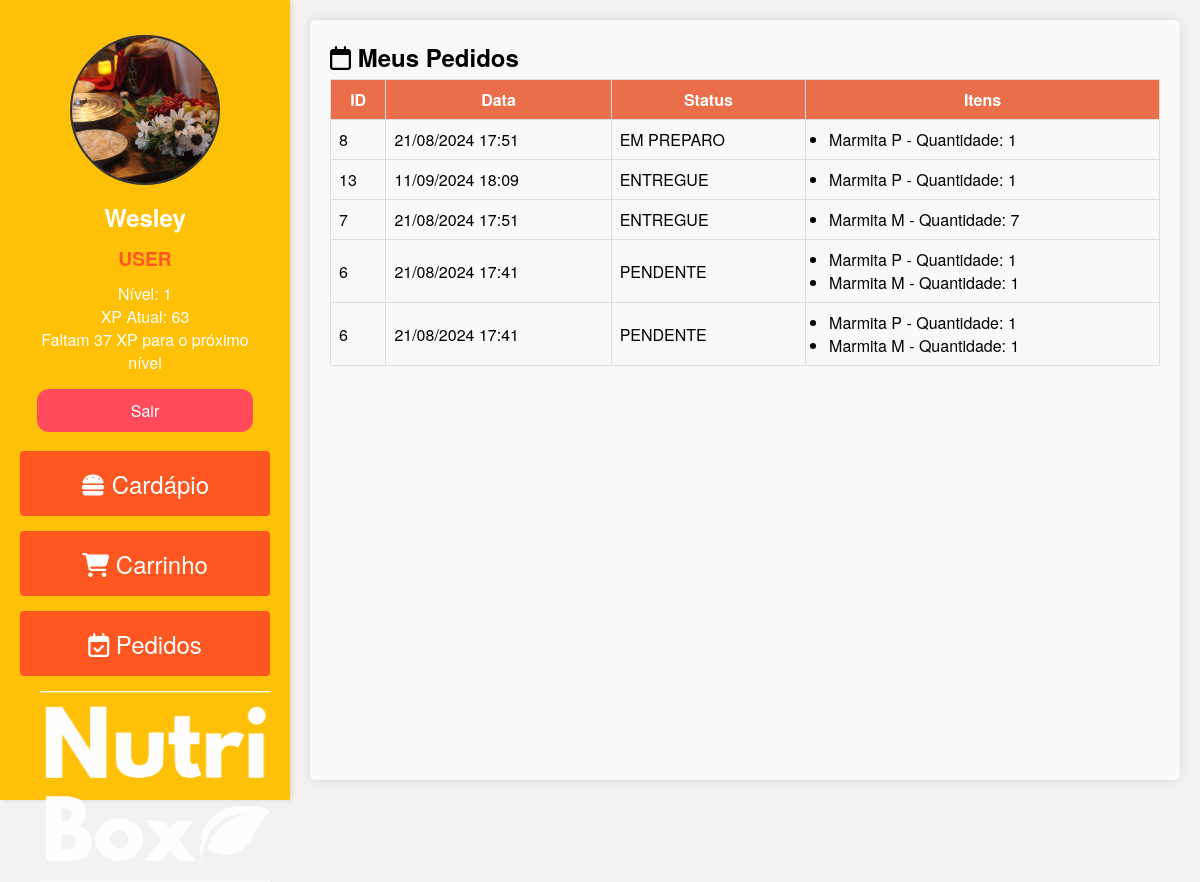
The page /pedidos (signed in) on the database as committed earlier.
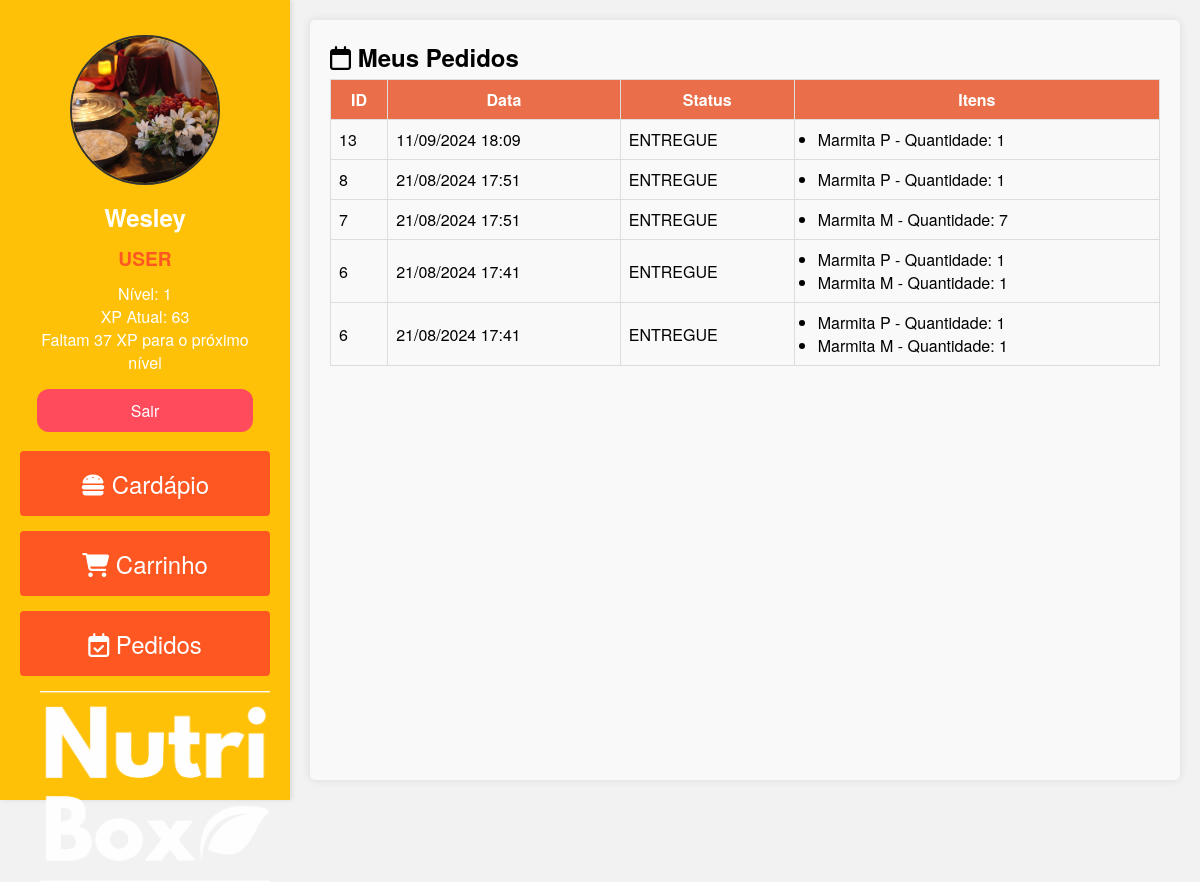
The same page on the database as committed later.
### tables this page shows
CREATE TABLE `tb_pedido_itens` (
  `id` int(11) NOT NULL,
  `pedido_id` int(11) NOT NULL,
  `produto_id` int(11) NOT NULL,
  `quantidade` int(11) NOT NULL,
  `preco` decimal(10,2) NOT NULL
);

CREATE TABLE `tb_pedidos` (
  `id` int(11) NOT NULL,
  `usuario_id` int(11) NOT NULL,
  `status` varchar(50) NOT NULL,
  `data_criacao` datetime NOT NULL,
  `valor_total` decimal(10,2) NOT NULL
);

CREATE TABLE `tb_produtos` (
  `id` int(11) NOT NULL,
  `descricao` text NOT NULL,
  `preco` int(11) NOT NULL,
  `nome` varchar(255) NOT NULL,
  `imagem` varchar(255) NOT NULL
);

### classes/Pedido.php (called while the page is built, shortened)
<?php
class Pedido {
    public static function obterPedidosUsuario() {
        try {
            $pdo = MySql::conectar();
            $sql = $pdo->prepare("SELECT p.*, pi.produto_id, pi.quantidade, pi.preco, m.nome
                                  FROM `tb_pedidos` p
                                  JOIN `tb_pedido_itens` pi ON p.id = pi.pedido_id
                                  JOIN `tb_produtos` m ON pi.produto_id = m.id
                                  WHERE p.`usuario_id` = ?
                                  ORDER BY p.`status` ASC, p.`data_criacao` DESC");
            $sql->execute(array($_SESSION['user_id']));
            return $sql->fetchAll(PDO::FETCH_ASSOC);
        } catch (PDOException $e) {
            error_log("Erro ao obter pedidos do usuário: " . $e->getMessage());
            return [];
        }
    }
    public static function obterItensPedidos() {
        try {
            $pdo = MySql::conectar();
            $sql = $pdo->prepare("SELECT pi.pedido_id, m.nome, pi.quantidade FROM `tb_pedido_itens` pi JOIN `tb_produtos` m ON pi.produto_id = m.id");
            $sql->execute();
            return $sql->fetchAll(PDO::FETCH_ASSOC);
        } catch (PDOException $e) {
            error_log("Erro ao obter itens dos pedidos: " . $e->getMessage());
            return [];
        }
    }
}

### pages/pedidos.php (the view)
<?php
if ($_SESSION['cargo'] === 'ADMIN' || $_SESSION['cargo'] === 'COZINHEIRO') {
    if ($_SERVER['REQUEST_METHOD'] == 'POST' && isset($_POST['pedido_id']) && isset($_POST['novo_status'])) {
        $pedido_id = $_POST['pedido_id'];
        $novo_status = $_POST['novo_status'];
        Pedido::atualizarStatusPedido($pedido_id, $novo_status);
        header('Location: pedidos');
        exit();
    }
    if ($_SERVER['REQUEST_METHOD'] == 'POST' && isset($_POST['excluir_pedido_id'])) {
        $excluir_pedido_id = $_POST['excluir_pedido_id'];
        Pedido::excluirPedido($excluir_pedido_id);
        header('Location: pedidos');
        exit();
    }
    $statusFiltro = isset($_GET['status']) && $_GET['status'] !== '' ? $_GET['status'] : null;
    $pedidos = Pedido::obterTodosPedidos($statusFiltro);
    ?>
    <div class="pedidos-container">
        <h2 style="text-align: center"><i class="fa-regular fa-calendar"></i> Pedidos a fazer</h2>
        <?php if (count($pedidos) > 0): ?>
            <form method="get" class="filter-form">
                <label for="status">Filtrar por status:</label>
                <select name="status" id="status">
                    <option value="">Todos</option>
                    <option value="PENDENTE" <?php echo isset($_GET['status']) && $_GET['status'] == 'PENDENTE' ? 'selected' : ''; ?>>Pendente</option>
                    <option value="EM PREPARO" <?php echo isset($_GET['status']) && $_GET['status'] == 'EM PREPARO' ? 'selected' : ''; ?>>Em Preparo</option>
                    <option value="ENTREGUE" <?php echo isset($_GET['status']) && $_GET['status'] == 'ENTREGUE' ? 'selected' : ''; ?>>Entregue</option>
                </select>
                <button type="submit">Filtrar</button>
            </form>
            <table class="pedidos-table">
                <thead>
                    <tr>
                        <th>ID</th>
                        <th>Usuário</th>
                        <th>Nível</th>
                        <th>Status</th>
                        <th>Itens</th>
                        <th>Data de Criação</th>
                        <th>Atualizar Status</th>
                        <th>Endereço</th>
                        <th>Valor Total</th>
                    </tr>
                </thead>
                <tbody>
                    <?php foreach ($pedidos as $pedido): ?>
                        <tr>
                            <td><?php echo $pedido['id']; ?></td>
                            <td><?php echo $pedido['usuario_nome']; ?></td>
                            <td><?php echo $pedido['usuario_nivel']; ?></td>
                            <td><?php echo $pedido['status']; ?></td>
                            <td>
                                <ul>
                                    <?php
                                    $itens = Pedido::obterItensPedidos();
                                    foreach ($itens as $item): ?>
                                        <?php if ($item['pedido_id'] == $pedido['id']): ?>
                                            <li><?php echo htmlspecialchars($item['nome']); ?> - Quantidade:
                                                <?php echo htmlspecialchars($item['quantidade']); ?>
                                            </li>
                                        <?php endif; ?>
                                    <?php endforeach; ?>
                                </ul>
                            </td>
                            <td><?php echo date('d/m/Y H:i', strtotime($pedido['data_criacao'])); ?></td>
                            <td>
                                <form method="post" style="display:inline;">
                                    <input type="hidden" name="pedido_id" value="<?php echo $pedido['id']; ?>">
                                    <select name="novo_status">
                                        <option value="PENDENTE" <?php echo $pedido['status'] == 'PENDENTE' ? 'selected' : ''; ?>>
                                            Pendente</option>
                                        <option value="EM PREPARO" <?php echo $pedido['status'] == 'EM PREPARO' ? 'selected' : ''; ?>>
                                            Em Preparo</option>
                                        <option value="ENTREGUE" <?php echo $pedido['status'] == 'ENTREGUE' ? 'selected' : ''; ?>>
                                            Entregue</option>
                                    </select>
                                    <input type="submit" value="Atualizar Status">
                                </form>
                            </td>
                            <td><?php echo $pedido['usuario_endereco']; ?></td>
                            <td>R$: <?php echo $pedido['valor_total']; ?></td>
                        </tr>
                    <?php endforeach; ?>
                </tbody>
            </table>
        <?php else: ?>
            <p>Nenhum pedido encontrado.</p>
        <?php endif; ?>
    </div>
    <?php
} else {
    $meusPedidos = Pedido::obterPedidosUsuario();
    ?>
    <div class="pedidos-container">
        <h2><i class="fa-regular fa-calendar"></i> Meus Pedidos</h2>
        <?php if (count($meusPedidos) > 0): ?>
            <table class="pedidos-table">
                <thead>
                    <tr>
                        <th>ID</th>
                        <th>Data</th>
                        <th>Status</th>
                        <th>Itens</th>
                    </tr>
                </thead>
                <tbody>
                    <?php foreach ($meusPedidos as $pedido): ?>
                        <tr>
                            <td><?php echo $pedido['id']; ?></td>
                            <td><?php echo date('d/m/Y H:i', strtotime($pedido['data_criacao'])); ?></td>
                            <td><?php echo $pedido['status']; ?></td>
                            <td>
                                <ul>
                                    <?php
                                    $itens = Pedido::obterItensPedidos();
                                    foreach ($itens as $item): ?>
                                        <?php if ($item['pedido_id'] == $pedido['id']): ?>
                                            <li><?php echo htmlspecialchars($item['nome']); ?> - Quantidade:
                                                <?php echo htmlspecialchars($item['quantidade']); ?>
                                            </li>
                                        <?php endif; ?>
                                    <?php endforeach; ?>
                                </ul>
                            </td>
                        </tr>
                    <?php endforeach; ?>
                </tbody>
            </table>
        <?php else: ?>
            <p>Você ainda não fez nenhum pedido.</p>
        <?php endif; ?>
    </div>
    <?php
}
?>

Rows that differ between the two databases and show on the page:
shown differently, row unchanged: tb_pedido_itens (number 1 of 5 on the later page): moves up the list
changed through a linked row, tb_pedido_itens (number 2 of 5 on the later page): pedido.status "EM PREPARO" → "ENTREGUE"
changed through a linked row, tb_pedido_itens (number 4 of 5 on the later page): pedido.status "PENDENTE" → "ENTREGUE"
changed through a linked row, tb_pedido_itens (number 5 of 5 on the later page): pedido.status "PENDENTE" → "ENTREGUE"
